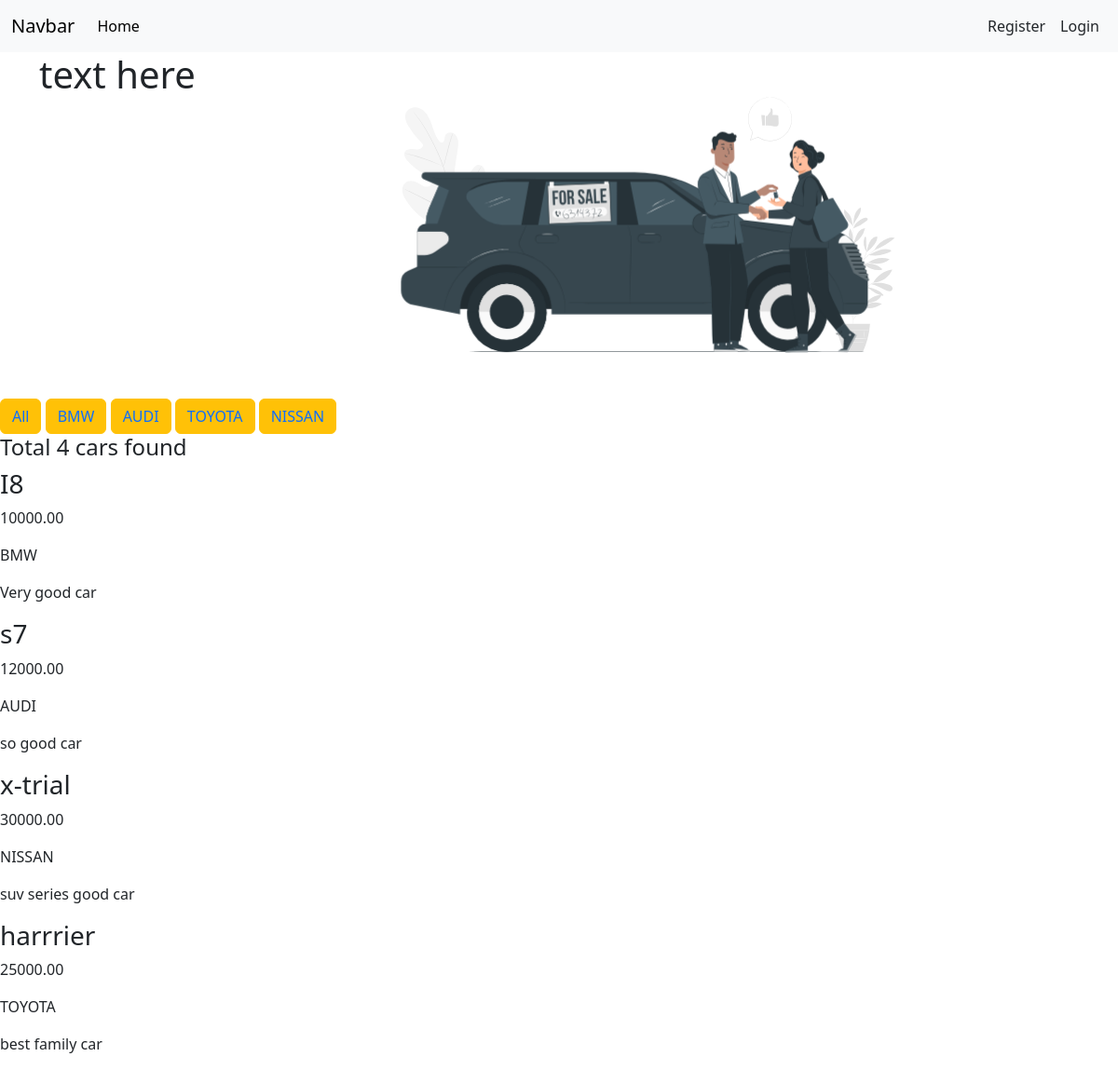
The page / on the database its author committed.
### first_app/models.py (models this page shows, shortened)
class Brand(models.Model):
    name = models.CharField(max_length=50)
    slug = models.SlugField(max_length=50, unique=True, null=True, blank=True)
    def __str__(self):
        return self.name

class Car(models.Model):
    brand = models.ForeignKey(Brand,on_delete = models.CASCADE)
    name = models.CharField(max_length=100)
    description = models.TextField()
    quantity = models.IntegerField(default=0)
    price = models.DecimalField(max_digits=10, decimal_places=2)

### first_app/views.py (the view)
# urls.py: 2. Add a URL to urlpatterns:  path('', views.home, name='home')
def home(request, brand_slug = None):
    cars = Car.objects.all()
    if brand_slug is not None:
        brands = Brand.objects.get(slug = brand_slug)
        cars = Car.objects.filter(brand = brands)
    brands = Brand.objects.all()
    return render(request, 'home.html', {'brands': brands, 'cars': cars})

### templates/home.html (shortened to what this page needs)
{% extends "base.html" %}
{% block content %}
<div class="container d-flex">
    <div class='col-4'>
        <h1>text here</h1>
    </div>
    <div class='col-6'>
    </div>
</div>
<button type="button" class="btn btn-warning"><a href="{% url 'all_cars' %}" style="text-decoration: none;">All</a></button>
{% for brand in brands %}
<button type="button" class="btn btn-warning"><a href='{% url "brand" brand.slug %}' style="text-decoration: none;">{{brand}}</a> </button>
{% endfor %}
<h4>Total {{cars | length}} cars found</h4>
{% for car in cars %}
    <div>
        <h3>{{ car.name }}</h3>
        <p>{{ car.price }}</p>
        <p>{{ car.brand.name }}</p>
        <p>{{car.description}}</p>
    </div>
{% endfor %}
{% endblock content %}

### rows shown on the page
Brand: name "BMW"
Brand: name "AUDI"
Brand: name "TOYOTA"
Brand: name "NISSAN"
Car: name "I8", price "10000.00", brand.name "BMW", description "Very good car"
Car: name "s7", price "12000.00", brand.name "AUDI", description "so good car"
Car: name "x-trial", price "30000.00", brand.name "NISSAN", description "suv series good car"
Car: name "harrrier", price "25000.00", brand.name "TOYOTA", description "best family car"

### other values the page prints
{{ cars | length }} "4"
